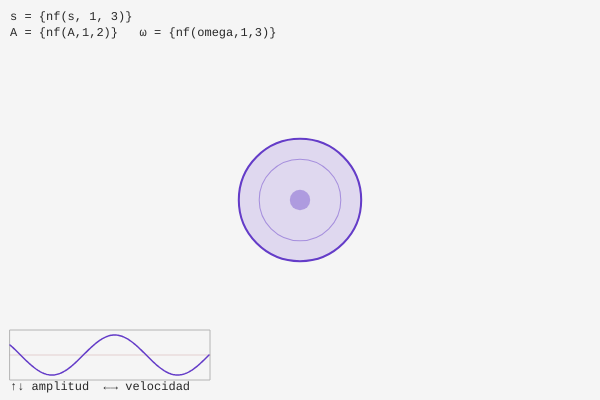
Frame 1 (no input)
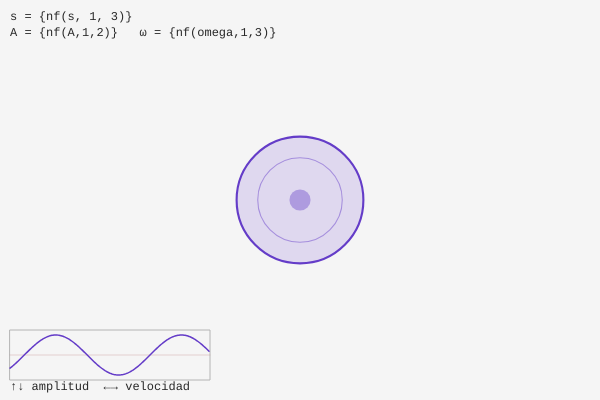
Frame 60 (no input)
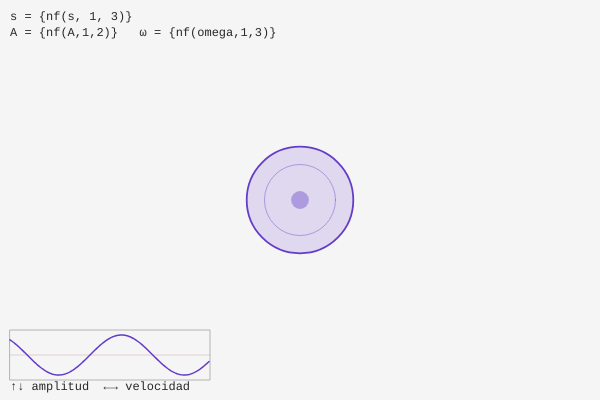
Frame 120 (the mouse pressed at the canvas centre since frame 60)

The p5.js sketch that drew these frames (run headless with seeded random() and noise() and a simulated clock; from frame 60 on, the mouse is pressed at the canvas centre):

// p5.js sketch
// ── sketch.js
//Capitlo 2 - Desafio 2: Pulsación armónica

let A;
let omega;

function setup(){
  createCanvas(600, 400);
  A = 0.4;
  omega = 0.05;
}

function draw(){
  background(245);
   // Escalamiento Armonico
  let s = 1 + A * sin(omega * frameCount);

   // Aplicar Transformacion
  push();
    translate(width / 2, height / 2);
    scale(s);
    dibujarForma();
  pop();

  // Visualizar la onda
  dibujarGrafica();


   // HUD
   noStroke();
   fill(40);
   textSize(12);
   textFont('monospace');
   text(`s = {nf(s, 1, 3)}`, 10, 20);
   text(`A = {nf(A,1,2)}   ω = {nf(omega,1,3)}`, 10, 36);
   text('↑↓ amplitud  ←→ velocidad', 10, height - 10);

}
function dibujarForma(){
  // Circulo con detalle interno
  stroke(100, 60, 200);
  strokeWeight(2);
  fill(100, 60, 200, 40);
  circle(0, 0, 120);

  noStroke();
  fill(100, 60, 200, 100);
  circle(0, 0, 20);

  stroke(100, 60, 200, 120);
  strokeWeight(1);
  noFill();
  circle(0, 0, 80);
}

function dibujarGrafica(){
  let gx = 10, gy = height - 70, gw = 200, gh = 50;

  noFill();
  stroke(180);
  strokeWeight(1);
  rect(gx, gy, gw, gh);

  //Linea de s=1 (referencia)
  stroke(200, 150, 150, 100);
  line(gx, gy + gh/2, gx + gw, gy + gh/2);
  
  // Onda
  stroke(100, 60, 200);
  strokeWeight(1.5);
  beginShape();
  for (let i = 0; i < gw; i++) {
    let t  = frameCount - gw + i;
    let sv = 1 + A * sin(omega * t);
    let py = map(sv, 1 - A - 0.1, 1 + A + 0.1, gy + gh, gy);
    vertex(gx + i, py);
  }
  endShape();
} 

function keyPressed(){
  if (keyCode === UP_ARROW)        A = min(A + 0.05, 1.5);
  if (keyCode === DOWN_ARROW)      A = max(A - 0.05, 0.05);
  if (keyCode === RIGHT_ARROW) omega = min(omega + 0.005, 0.3);
  if (keyCode === LEFT_ARROW)  omega = max(omega - 0.005, 0.005);

}
